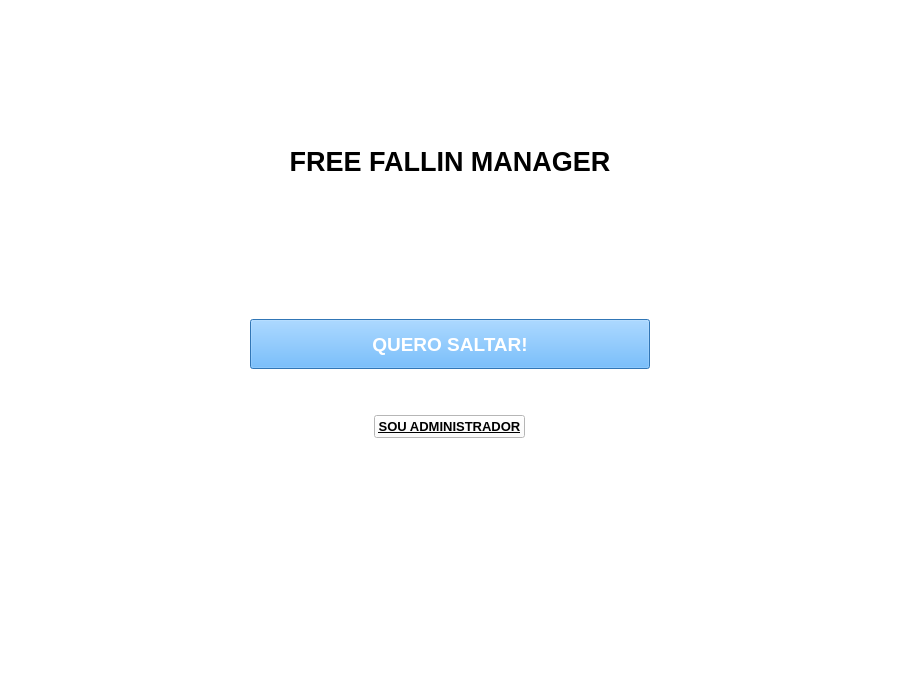
<?xml version="1.0" encoding="UTF-8"?>
<ui version="4.0">
 <class>MainMenu</class>
 <widget class="QMainWindow" name="MainMenu">
  <property name="geometry">
   <rect>
    <x>0</x>
    <y>0</y>
    <width>900</width>
    <height>700</height>
   </rect>
  </property>
  <property name="windowTitle">
   <string>FreeFallin Manager</string>
  </property>
  <property name="styleSheet">
   <string notr="true">background-color: rgb(255, 255, 255);</string>
  </property>
  <widget class="QWidget" name="centralwidget">
   <layout class="QGridLayout" name="gridLayout">
    <item row="0" column="0">
     <spacer name="verticalSpacer_4">
      <property name="orientation">
       <enum>Qt::Vertical</enum>
      </property>
      <property name="sizeHint" stdset="0">
       <size>
        <width>20</width>
        <height>40</height>
       </size>
      </property>
     </spacer>
    </item>
    <item row="2" column="0">
     <spacer name="verticalSpacer_3">
      <property name="orientation">
       <enum>Qt::Vertical</enum>
      </property>
      <property name="sizeHint" stdset="0">
       <size>
        <width>20</width>
        <height>40</height>
       </size>
      </property>
     </spacer>
    </item>
    <item row="6" column="0">
     <spacer name="verticalSpacer_5">
      <property name="orientation">
       <enum>Qt::Vertical</enum>
      </property>
      <property name="sizeHint" stdset="0">
       <size>
        <width>20</width>
        <height>40</height>
       </size>
      </property>
     </spacer>
    </item>
    <item row="7" column="0">
     <spacer name="verticalSpacer_2">
      <property name="orientation">
       <enum>Qt::Vertical</enum>
      </property>
      <property name="sizeHint" stdset="0">
       <size>
        <width>20</width>
        <height>40</height>
       </size>
      </property>
     </spacer>
    </item>
    <item row="1" column="0" alignment="Qt::AlignHCenter|Qt::AlignVCenter">
     <widget class="QLabel" name="label_8">
      <property name="minimumSize">
       <size>
        <width>400</width>
        <height>50</height>
       </size>
      </property>
      <property name="maximumSize">
       <size>
        <width>400</width>
        <height>50</height>
       </size>
      </property>
      <property name="font">
       <font>
        <pointsize>20</pointsize>
        <weight>75</weight>
        <bold>true</bold>
       </font>
      </property>
      <property name="styleSheet">
       <string notr="true"/>
      </property>
      <property name="text">
       <string>FREE FALLIN MANAGER</string>
      </property>
      <property name="alignment">
       <set>Qt::AlignCenter</set>
      </property>
     </widget>
    </item>
    <item row="3" column="0" alignment="Qt::AlignHCenter|Qt::AlignVCenter">
     <widget class="QPushButton" name="botaoSaltar">
      <property name="minimumSize">
       <size>
        <width>400</width>
        <height>50</height>
       </size>
      </property>
      <property name="maximumSize">
       <size>
        <width>400</width>
        <height>50</height>
       </size>
      </property>
      <property name="font">
       <font>
        <pointsize>14</pointsize>
        <weight>75</weight>
        <bold>true</bold>
       </font>
      </property>
      <property name="styleSheet">
       <string notr="true">color: rgb(255, 255, 255);
background-color: rgb(68, 165, 255)</string>
      </property>
      <property name="text">
       <string>QUERO SALTAR!</string>
      </property>
     </widget>
    </item>
    <item row="4" column="0">
     <spacer name="verticalSpacer_6">
      <property name="orientation">
       <enum>Qt::Vertical</enum>
      </property>
      <property name="sizeType">
       <enum>QSizePolicy::Minimum</enum>
      </property>
      <property name="sizeHint" stdset="0">
       <size>
        <width>20</width>
        <height>40</height>
       </size>
      </property>
     </spacer>
    </item>
    <item row="5" column="0" alignment="Qt::AlignHCenter|Qt::AlignVCenter">
     <widget class="QPushButton" name="botaoLogin">
      <property name="font">
       <font>
        <pointsize>10</pointsize>
        <weight>75</weight>
        <italic>false</italic>
        <bold>true</bold>
        <underline>true</underline>
        <strikeout>false</strikeout>
        <kerning>true</kerning>
       </font>
      </property>
      <property name="layoutDirection">
       <enum>Qt::LeftToRight</enum>
      </property>
      <property name="autoFillBackground">
       <bool>false</bool>
      </property>
      <property name="styleSheet">
       <string notr="true"/>
      </property>
      <property name="text">
       <string>SOU ADMINISTRADOR</string>
      </property>
     </widget>
    </item>
   </layout>
  </widget>
 </widget>
 <resources/>
 <connections/>
</ui>
